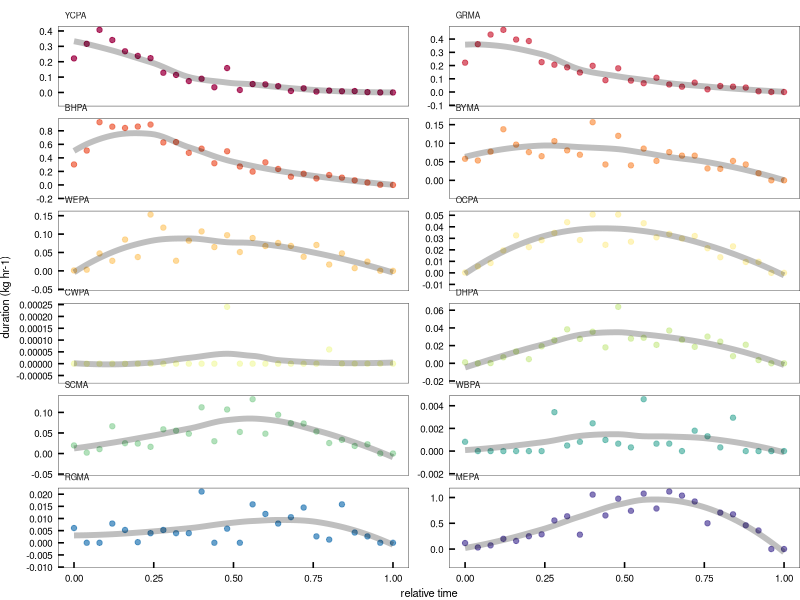

This figure's R source: (Note: this script raises an error after producing the figure.)
#### this script is plotting parrot chronology on collpa
#### should be ~ 3rd figure in the manuscript
#### it communicates across the study period the numbers and duration of parrots on the cliff

library(ggplot2)      # plotting and viz
library(plyr)         # legacy df manipulation
library(dplyr)        # variable grouping and manipulation
library(reshape)      # legacy df manipulation
library(data.table)   # legacy functions on df 
library(tidyr)        # gathering and spreading
library(zoo)          # roll mean
library(ggthemes)     # helpful ggplot themes
library(forcats)
library(scales)
library(RColorBrewer) # pretty colors
library(ggridges)
library(colorspace)
library(patchwork)
library(lubridate)    # formatting times dates

# custom ggplot theme
themeKV <- theme_few()+
  theme(plot.margin = unit(c(0.1,0,0,0), "cm"),
        strip.background = element_blank(),
        axis.line = element_blank(),
        axis.text.x = element_text(size = 7, colour = "black", margin = unit(c(0.15,0,0,0), "cm")),
        axis.text.y = element_text(size = 7, colour = "black", margin = unit(c(0,0.15,0,0), "cm")),
        axis.title.x = element_text(size = 8),
        axis.title.y = element_text(size = 8),
        axis.ticks.x = element_line(colour = "black"), axis.ticks.y = element_line(colour = "black"),
        axis.ticks.length=unit(-0.15, "cm"),element_line(colour = "black", linewidth=.25),
        panel.border = element_rect(colour = "black", fill=NA, linewidth=.25),
        legend.title=element_blank(),
        strip.text=element_text(hjust=0))

#### read in raw survey data
# setwd("/Users/kylevanhoutan/colpa_flock/")
DF <- read.csv('data/duration_relative_t.csv')
# DF <- DF %>% filter(!(SPECIES == 'DBPA'))

# rescale Brewer palette to 13 categories
colourCount = length(unique(DF$SPECIES)) 
getPalette = colorRampPalette(brewer.pal(11, "Spectral")) # interpolate colors to fit the 13 parrot species
Spectral12 <- getPalette(colourCount) # 12 color Spectral palette 

#reorder in order of appearance
DF$SPECIES <- factor(DF$SPECIES, levels=c("YCPA", "GRMA", "BHPA", "BYMA", 
                                          "WEPA", "OCPA", "CWPA",  "DHPA", 
                                          "SCMA", "WBPA", "RGMA", "MEPA"))

# make plot
p1 <- ggplot(DF, aes(x = TIME_rel, y = KG_HR_DAY, group = SPECIES, color = SPECIES)) +
  themeKV + theme(legend.position = "none",
                  axis.text.y = element_text(size = 7),
                  axis.text.x = element_text(size = 7),
                  axis.title.x = element_text(size = 8),
                  axis.title.y = element_text(size = 8),
                  strip.text.x = element_text(size = 6),
                  panel.spacing.y = unit(-0.5, "lines"), # trying to reduce vertical spacing between panels
                  ) +
  geom_point(aes(fill = SPECIES), 
           alpha = 0.75) + 
  scale_color_manual(values = Spectral12) +
  geom_line(alpha = 0.25, size = 2, color = '#000000',
            stat = "smooth", method = 'loess', formula = 'y~x', span = 0.75) + 
  xlab("relative time") +
  ylab("duration (kg hr-1)") +
  scale_y_continuous(breaks=pretty_breaks()) +
  facet_wrap(~SPECIES, ncol=2, scales = "free_y")
p1

loess <- ggplot_build(p1) # extract LOESS trend model values from ggplot
# see https://ggplot2.tidyverse.org/reference/ggplot_build.html
loess_vals <- loess$data[[2]] # port these into a DF
# use "loess_vals" to determine sequencing of arrivals of species to collpa
# determine the relative time with the max value for each loess model
# use dplyr: https://stackoverflow.com/questions/24237399/how-to-select-the-rows-with-maximum-values-in-each-group-with-dplyr
loess_max <- loess_vals %>% 
  group_by(PANEL) %>%
  filter(y == max(y)) 
# subset full dataset for only columns of interest
loess_max <- subset(loess_max, select = c(PANEL,x,y)) 
# since the ggplot build dropped species names, add them back in
# generate the DF
spp_order <- data.frame(SPECIES = c("YCPA", "GRMA", "BHPA", "BYMA", 
                                    "WEPA", "OCPA", "CWPA", "DHPA", 
                                    "SCMA", "WBPA", "RGMA", "MEPA"))
# bind it to the previous output
loess_max2 <- cbind(loess_max,spp_order)
# export the CSV
# getwd()
write.csv(loess_max2, file="/Users/kylevanhoutan/projects/colpa_flock/data/loess_max2.csv", row.names=FALSE)


# plot again in correct order, reorder from loess_max2
DF$SPECIES <- factor(DF$SPECIES, levels= c("YCPA", "GRMA", "BHPA", "BYMA", 
                                           "WEPA", "OCPA", "CWPA", "DHPA", 
                                           "SCMA", "WBPA", "MEPA", "RGMA"))
# make plot
p2 <- ggplot(DF, aes(x = TIME_rel, y = KG_HR_DAY, group = SPECIES, color = SPECIES)) +
  themeKV + theme(legend.position = "none",
                  axis.text.y = element_text(size = 7),
                  axis.text.x = element_text(size = 7),
                  axis.title.x = element_text(size = 8),
                  axis.title.y = element_text(size = 8),
                  strip.text.x = element_text(size = 6),
                  panel.spacing.y = unit(-0.4, "lines"), # trying to reduce vertical spacing between panels
  ) +
  scale_color_manual(values = Spectral12) +
  geom_line(alpha = 0.4, size = 2.5, color = '#000000', lineend = "round",
            stat = "smooth", method = 'loess', formula = 'y~x', span = 0.75) + 
  geom_point(aes(fill = SPECIES),
             shape = 16, size = 2,
             alpha = 0.75, size = 2) + 
  geom_point(shape = 1,size = 2, colour = "black", stroke = 0.25,) +
  xlab("morning flock time (relative)") +
  ylab("abundance (kg hr-1)") +
  scale_y_continuous(breaks=pretty_breaks()) +
  scale_x_continuous(breaks = seq(0, 1, by = 0.2)) +
  facet_wrap(~SPECIES, ncol=2, scales = "free_y")
p2


#### read in first landing data
# this is already in shape for plotting
lands <- read.csv('data/first_down.csv')

p4 <- ggplot(lands, aes(x= fct_infreq(FIRST_DOWN), group=FIRST_DOWN, fill=FIRST_DOWN)) +
  themeKV + theme(legend.position = "none", 
                  axis.text.x = element_text(size = 7),
                  axis.text.y = element_text(size = 7),
                  axis.title.x = element_text(size = 8),
                  axis.title.y = element_text(size = 8)) + 
  geom_bar(aes(fill = fct_infreq(FIRST_DOWN)), alpha=0.85, 
           ) +
  scale_fill_manual(values=c("#005a32", "#238b45", "#74c476", "#c7e9c0")) +
  scale_y_continuous(breaks = seq(0, 50, by = 5)) +
  xlab("species") +
  ylab("first to land (days)")



# plot extracts of arrival order, by peak loess model data

# loess_max3 <- loess_max2[order(loess_max2$x,loess_max2$y),]

p3 <- loess_max2 %>% ggplot(aes(x = x, group = SPECIES, fill = SPECIES,
             y = fct_reorder(SPECIES,desc(x)))) +  # desc reverse orders from small to big
  themeKV + theme(legend.position = "none",
                  axis.text.y = element_text(size = 7),
                  axis.text.x = element_text(size = 7),
                  axis.title.x = element_text(size = 8),
                  axis.title.y = element_text(size = 0),) +
  geom_point(shape = 16, size = 2.6, alpha = 0.8,
             aes(color = fct_reorder(SPECIES,x))) +
  scale_color_manual(values = Spectral12) + # reverse the order of the palette to match p1
  geom_point(shape = 1,size = 2.6, colour = "black", stroke = 0.25,) +
  scale_x_continuous(breaks = seq(0, 1, by = 0.1), 
                     limits = c(0,0.65),
                     ) +
  #scale_x_datetime(breaks = breaks_width("1 hour"), 
  #                 date_labels = "%H") + # set the time scales and drop date info
  # xlab("hour of day") +
  xlab("rel. time of max abund.")


layout <- "
AAAB
AAAB
AAAB
AAAC
AAAC
AAAC
AAA#
AAA#"
p2 + p3 + p4 +
  plot_layout(design = layout) +
  plot_annotation(tag_levels = 'a') # add panel labels a, b, c... et

# END
